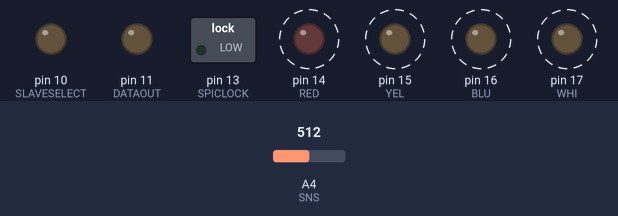
The sketch below on a simulated Arduino Pro Mini, built with avr-gcc and run on an emulated ATmega328P. Shown: switched loads named in the sketch (green lamp = pin HIGH), output pins drawn as LEDs (lit = HIGH). Dashed ring = blinking. Inputs (shaded band) come from the test bench; at power-on: A4 (SNS) = 512.

Above: at 2.2 s.
2.3 s: A4 (SNS) set to 211
5.8 s: A4 (SNS) set to 189
At 7.3 s:
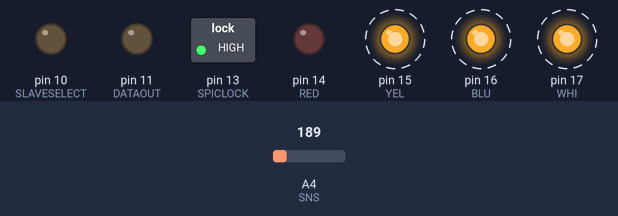
10.6 s: A4 (SNS) set to 88
14.1 s: A4 (SNS) set to 78
At 15.9 s:
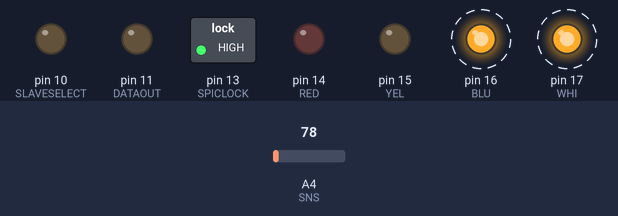
18.9 s: A4 (SNS) set to 6
22.4 s: A4 (SNS) set to 3
At 22.8 s:
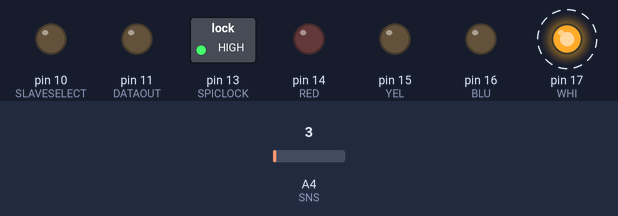
Timing chart, 0 to 28.2 s (numbered marks = the images above; inputs shaded):
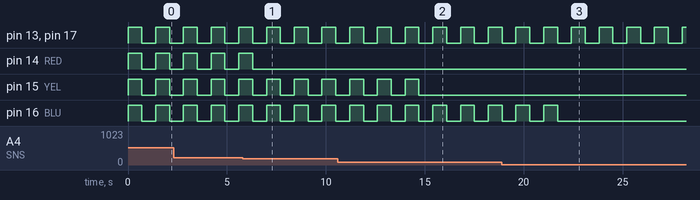

Measured:
- the behaviour switches between 201 and 200 on A4 (SNS) (found by bisection; images 0 and 1)
- the behaviour switches between 82 and 81 on A4 (SNS) (found by bisection; images 1 and 2)
- the behaviour switches between 5 and 4 on A4 (SNS) (found by bisection; images 2 and 3)
- after the input at 5.8 s, pin 14 (RED): goes on until 6.3 s, then stays LOW
- after the input at 14.1 s, pin 15 (YEL): goes on until 14.7 s, then stays LOW
- after the input at 22.4 s, pin 16 (BLU): stops changing and stays LOW
- by itself, pin 13 (SPICLOCK), pin 14 (RED), pin 15 (YEL), pin 16 (BLU), pin 17 (WHI): alternates HIGH for 0.70 s and LOW for 0.70 s

The sketch:

SevenSegDisplay.ino
```cpp
// Send alphanumeric data to the Sparkfun Serial LED Display (COM-09230) using SPI
// Tested using Arduino Pro Mini w/ ATMega168 @ 5V
// July 21, 2009  - Quazar & Busaboi
// No guarantees expressed or implied just a good starting point
// Based upon the many SPI tutorials on Arduino.cc
//
// "num" specifies the number to display
// "base" specifies the base to use (2-16).
//    Use 2 for binary, 8 for octal, 10 for decimal, or 16 for hex
// "pad" indicates whether leading zeros should be replaced with spaces.
//    pad==0 means spaces ("   0"), pad==1 means zeros ("0000")
//
// Notes: The display's decimal/punctuation indicators are not changed.
// Numbers that don't fit into 4 digits show as " OF " for "Overflow".
// Assumptions: "unsigned short" is assumed to be at least 16b wide.

#define DATAOUT 11 //MOSI
#define DATAIN 12 //MISO - not used, but part of builtin SPI
#define SPICLOCK 13 //sck
#define SLAVESELECT 10 //ss
#define WHI 17 //canary LED
#define BLU 16 //canary LED
#define YEL 15 //canary LED
#define RED 14 //canary LED
#define LED 13 //canary LED
#define SNS 18 //analog temp sensor

void setup()
{
  pinMode(WHI, OUTPUT);
  pinMode(BLU, OUTPUT);
  pinMode(YEL, OUTPUT);
  pinMode(RED, OUTPUT);
  pinMode(LED, OUTPUT);
  pinMode(SNS, INPUT);
  pinMode(DATAOUT, OUTPUT);
  pinMode(DATAIN, INPUT);
  pinMode(SPICLOCK, OUTPUT);
  pinMode(SLAVESELECT, OUTPUT);
}

/*+25.0625 0000 0001 1001 0001 0191h 401d
  +10.125  0000 0000 1010 0010 00A2h 162d
  +0.5     0000 0000 0000 1000 0008h   8d
  0        0000 0000 0000 0000 0000h   0d
  -0.5     1111 1111 1111 1000 FFF8h
  -10.125  1111 1111 0101 1110 FF5Eh
  -25.0625 1111 1110 0110 1111 FE6Fh
*/

void loop(){
  uint16_t temp = analogRead(SNS);
  Serial.print("analog 0 is: ");
  Serial.println(temp);
  if(temp > 0){
    digitalWrite(WHI, HIGH);
  } else {
    digitalWrite(WHI, LOW);
  }
  if(temp > 4){
    digitalWrite(BLU, HIGH);
  } else {
    digitalWrite(BLU, LOW);
  }
  if(temp > 81){
    digitalWrite(YEL, HIGH);
  } else {
    digitalWrite(YEL, LOW);
  }
  if(temp > 200){
    digitalWrite(RED, HIGH);
  } else {
    digitalWrite(RED, LOW);
  }
  digitalWrite(LED, HIGH);
  delay(700);
  digitalWrite(WHI, LOW);
  digitalWrite(BLU, LOW);
  digitalWrite(YEL, LOW);
  digitalWrite(RED, LOW);
  digitalWrite(LED, LOW);
  delay(700);
}
```
